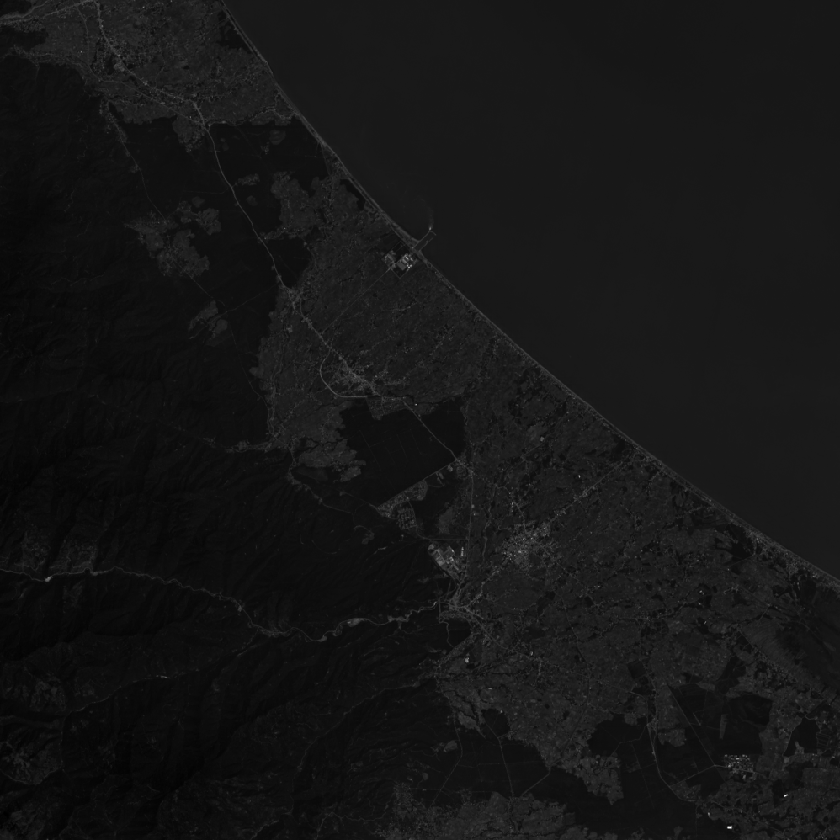
#> input picture Blue.tif, 840 x 840 px, shrunk from 998 x 998 before the run; the run also reads 3 pictures not shown here
$ jupyter execute W4.ipynb
#> lines starting #> are read from the running program, lines starting #| are printed output that depends on the picture
# Introduction to Image Processing

## Definition:
Image processing involves manipulating and analyzing digital images using algorithms to improve their quality, extract information, or automate tasks.

## How it Works:
Image processing algorithms can perform a variety of tasks such as enhancing contrast, correcting distortions, and identifying patterns within the image data.

## Types of Image Processing:
* ### Digital Image Enhancement:
  Enhancing the visual aspects of an image to make it more pleasing or easier to interpret.
* ### Image Restoration:
  Restoring the original appearance of an image that has been degraded by noise, blur, or other factors.
* ### Image Segmentation:
  Dividing an image into multiple segments to simplify its representation and facilitate analysis.

## Applications:
Image processing is used in various fields, including medical imaging, remote sensing, computer vision, and photography. It helps in improving image quality, diagnosing diseases, and enhancing user experiences with visual content.

Image processing continues to be an integral part of modern technology, with advancements leading to more sophisticated and automated methods for handling visual data.

# Popular Python Libraries for Image Processing

**OpenCV:**
An open-source library developed by Intel, OpenCV is widely used for computer vision tasks such as face detection, object detection, and image segmentation. It's known for its efficiency and vast access to algorithms.

**Scikit-Image:**
Part of the Scikit-learn family, Scikit-Image is used for various computer vision tasks. It's open-source, easy to use, and offers algorithms for segmentation, color space manipulation, and feature detection.

**SciPy:**
A Python package that is useful for a variety of mathematical problems and procedures, including multidimensional image processing.

**Pillow/PIL:**
Pillow is the friendly PIL fork by Alex Clark and Contributors. PIL (Python Imaging Library) adds image processing capabilities to your Python interpreter.

**Mahotas:**
A library for image processing and computer vision in Python. It contains traditional image processing functionality such as filtering and morphological operations.

**Matplotlib:**
Though primarily a plotting library, Matplotlib can also be used for basic image processing tasks, such as displaying images and changing their properties.

**NumPy:**
Essential for image processing, NumPy supports large, multi-dimensional arrays and matrices, which are fundamental for image manipulation.

# Understanding Images in Remote Sensing

## What is an Image?
An image is a two-dimensional function, **F(X, y)** , where **X** and **y** are spatial coordinates. The amplitude of **F** at any pair of coordinates (x, y) is called the intensity or brightness of the image at that point. When these values are finite, we have a digital image composed of pixels.

## Types of Images Used in Remote Sensing:
Remote sensing utilizes various types of images, each serving a specific purpose:

* ### Analog Images:
  Traditional photographs captured using film cameras, often used for aerial photography.

* ### Digital Images:
  Captured through electronic sensors on platforms like satellites, these images are used for a wide range of applications, from environmental monitoring to urban planning.

* ### Panchromatic Images:
  Black and white imagery capturing data in a single band of the electromagnetic spectrum.

* ### Multispectral Images:
  Capture data at several specific wavelengths across the electromagnetic spectrum, including both visible and invisible light.

* ### Hyperspectral Images:
  Similar to multispectral, but with many narrow spectral bands, providing detailed information for each pixel.

* ### Radar Images:
  Utilize synthetic aperture radar (SAR) to capture images that can penetrate clouds and vegetation, useful for day and night imaging.

## Applications of Remote Sensing Images:
These images are pivotal in various sectors, including:

* Environmental Monitoring: Assessing changes like deforestation and climate impact.
* Agriculture: Monitoring crop health and predicting yields.
* Urban Planning: Mapping and analyzing urban growth and infrastructure.
* Disaster Management: Providing critical information during natural disasters.

Remote sensing images are integral to our understanding of the Earth's surface and atmosphere, aiding in decision-making and scientific research.

___

# Example: Landsat 8 Hyperspectral Images

## Import

[cell 1]
import numpy as np
import matplotlib.pyplot as plt
import skimage as skm

## Load the Images

[cell 2]
blue = skm.io.imread("Blue.tif")
#> blue is the input picture: shape (840, 840) int32; min -364, max 5582, mean 159.6
green = skm.io.imread("Green.tif")
red = skm.io.imread("Red.tif")
nir = skm.io.imread("NIR.tif")
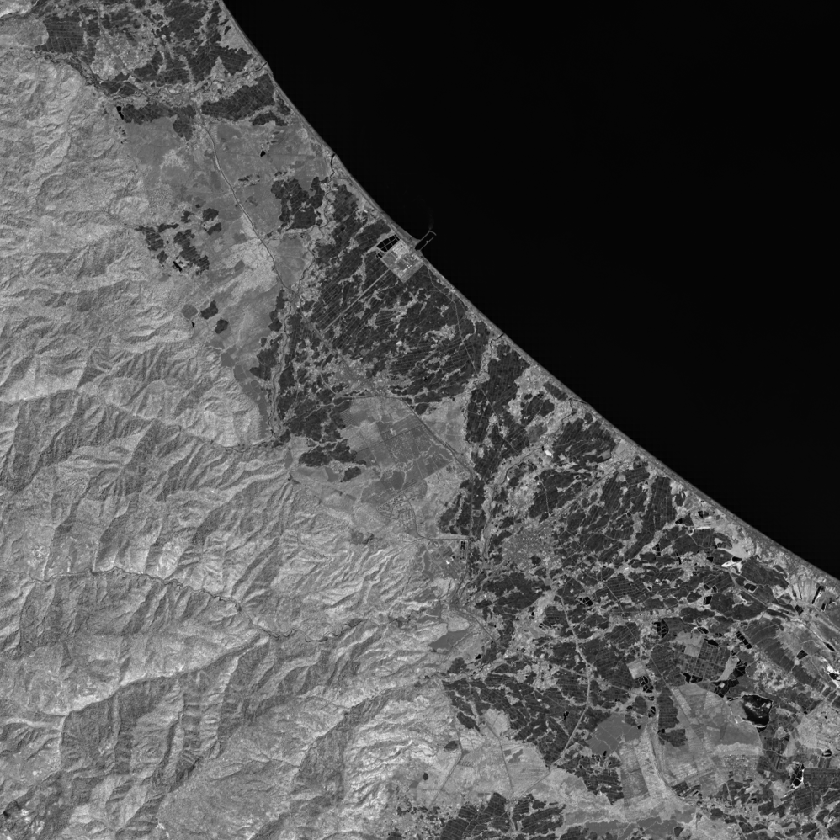
#> input picture NIR.tif, 840 x 840 px, shrunk from 998 x 998 before the run
#> nir is the input picture: shape (840, 840) int32; min 23, max 6200, mean 1998.3
swir1 = skm.io.imread("SWIR1.tif")
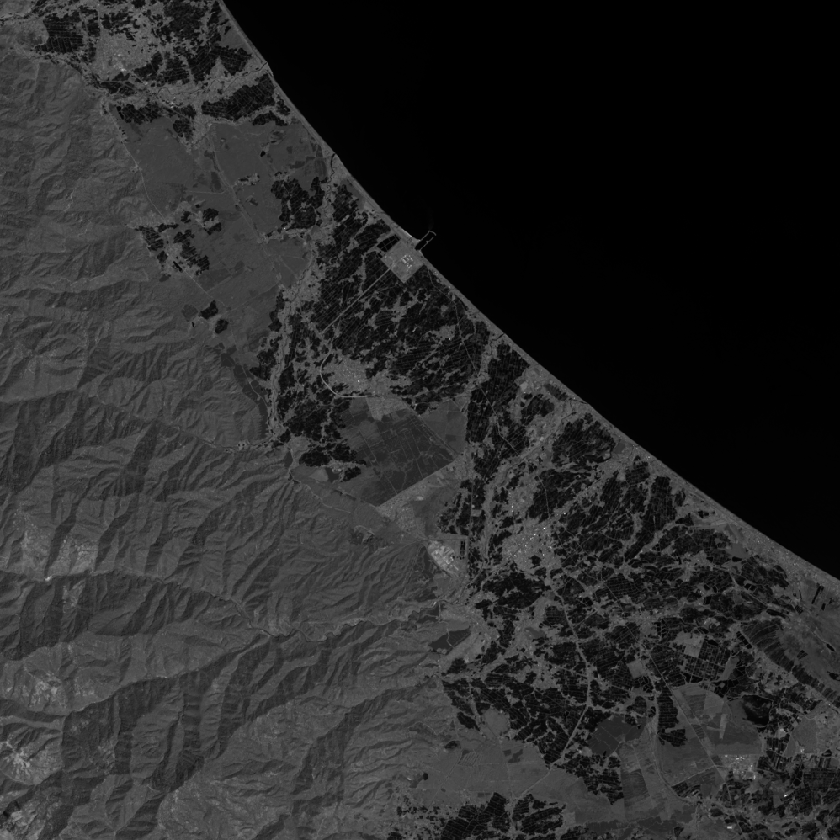
#> input picture SWIR1.tif, 840 x 840 px, shrunk from 998 x 998 before the run
#> swir1 is the input picture: shape (840, 840) int32; min 131, max 6357, mean 1149.6
swir2 = skm.io.imread("SWIR2.tif")

or

[cell 3]
landsat = skm.io.imread("*.tif")

[cell 4]
len(landsat)
#> Out = 6

[cell 5]
blue

or

[cell 6]
landsat[0]

[cell 7]
blue.shape
#> Out = (840, 840)

[cell 8]
B2 = np.array(blue).astype(float)
B3 = np.array(green).astype(float)
B4 = np.array(red).astype(float)
B5 = np.array(nir).astype(float)
B6 = np.array(swir1).astype(float)
B7 = np.array(swir2).astype(float)
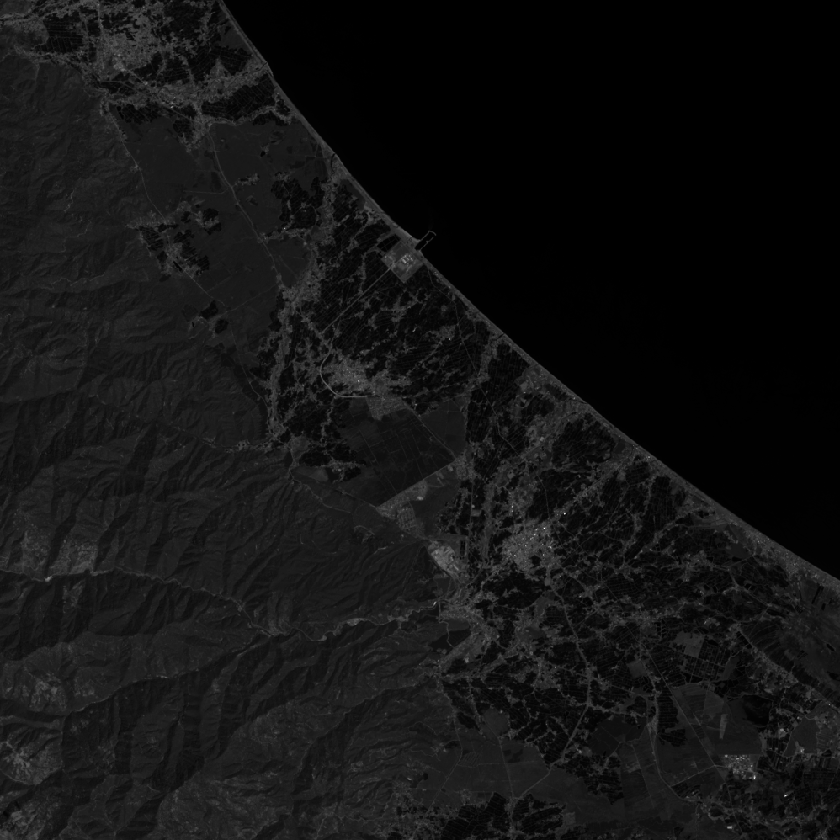
#> B7: shape (840, 840) float64; min 111, max 7032, mean 654.2; drawn with min black and max white

[cell 9]
B2

[cell 10]
B2[0][0]
#> Out = -64

[cell 11]
B2[1][1]
#> Out = -34

## `.ndim`

[cell 12]
B2.ndim
#> Out = 2

## `.size`

[cell 13]
B2.size
#> Out = 705600

## `.dtype`

[cell 14]
B2.dtype

## Layer Stacking

[cell 15]
stack = np.stack([B4,B3,B2], axis=2)

## Display the Image

[cell 16]
plt.imshow(stack)
plt.title('Landsat 8')
plt.axis('off')
plt.show()

**OOPS!**

The message you’re seeing, “Clipping input data to the valid range for imshow with RGB data ([0…1] for floats or [0…255] for integers),” is a warning from the matplotlib library in Python. It typically occurs when you’re trying to display an image using `imshow` and the data type of the image array is not as expected.

Here’s what’s happening:

`imshow` expects the RGB values to be within the range of [0…1] if the data type is floating-point (floats), and [0…255] if the data type is integers.
If your image data has values outside these ranges, `imshow` will automatically clip them to fit within the valid range.
This can happen if the image data is processed or scaled incorrectly, leading to values that are too high or too low.
To fix this, you should ensure that your image data is correctly scaled before displaying it. If you’re working with floating-point data, you can normalize your image array by dividing by the maximum value (usually 255):

## Normalize
### Min-Max scaler

The **Min-Max scaler** is a preprocessing technique used to normalize the range of features in your dataset. It scales the data to a default range of 0 to 1 but can be adjusted to any specific range you define.

### Equation

The transformation is given by:

$$ X_{\text{std}} = \frac{X - X_{\text{min}}}{X_{\text{max}} - X_{\text{min}}} $$

$$ X_{\text{scaled}} = X_{\text{std}} \times (\text{max} - \text{min}) + \text{min} $$

[cell 17]
NB7 = (B7-np.min(B7))/(np.max(B7)-np.min(B7))
NB6 = (B6-np.min(B6))/(np.max(B6)-np.min(B6))
NB5 = (B5-np.min(B5))/(np.max(B5)-np.min(B5))
NB4 = (B4-np.min(B4))/(np.max(B4)-np.min(B4))
NB3 = (B3-np.min(B3))/(np.max(B3)-np.min(B3))
NB2 = (B2-np.min(B2))/(np.max(B2)-np.min(B2))

[cell 18]
Nstack = np.stack([NB4,NB3,NB2], axis=2)

[cell 19]
plt.imshow(Nstack)
plt.title('Landsat 8(RGB)')
plt.axis('off')
plt.show()

___

## Image Enhancement

Image enhancement is a process in digital image processing aimed at improving the visual appearance of an image or to convert the image to a form better suited for analysis by humans or machines. This involves amplifying certain features of an image to make it more appealing or easier to interpret.

[cell 20]
from skimage import exposure, img_as_float

### Histogram Equalization
It spreads out the most frequent intensity values in an image, effectively “stretching” the histogram of pixel values. This often results in an image with enhanced contrast and can be particularly useful for images with backgrounds and foregrounds that are both bright or both dark.

[cell 21]
equalizeEnNB2 = exposure.equalize_hist(NB2, nbins=256, mask=None)
equalizeEnNB3 = exposure.equalize_hist(NB3, nbins=256, mask=None)
equalizeEnNB4 = exposure.equalize_hist(NB4, nbins=256, mask=None)
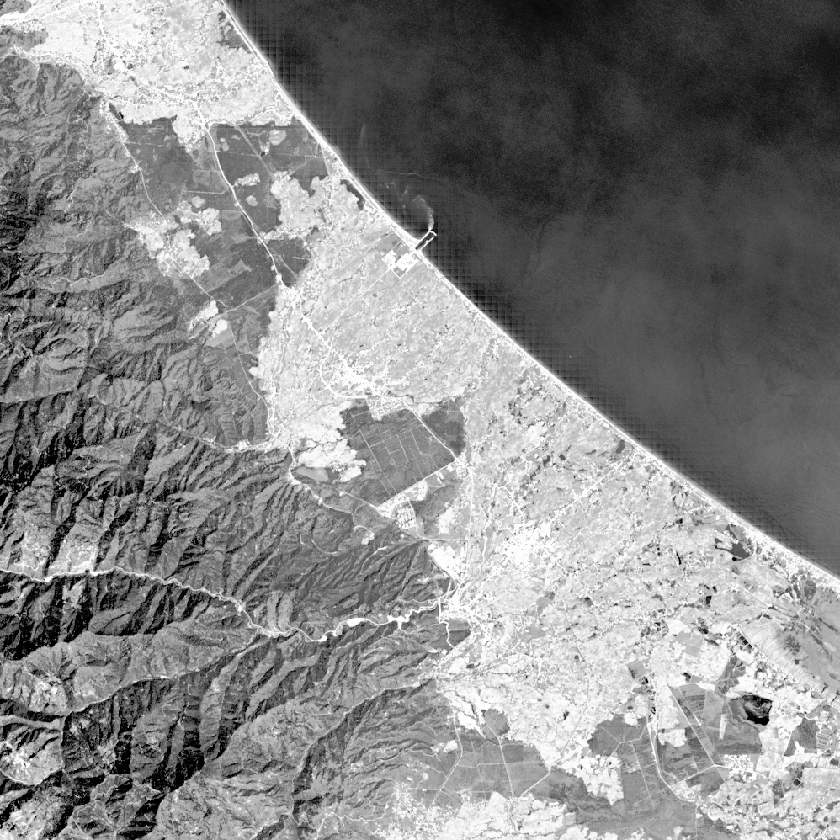
#> equalizeEnNB4: shape (840, 840) float64; min 8.5e-06, max 1, mean 0.527
equalizeNstack = np.stack([equalizeEnNB4,equalizeEnNB3,equalizeEnNB2], axis=2)
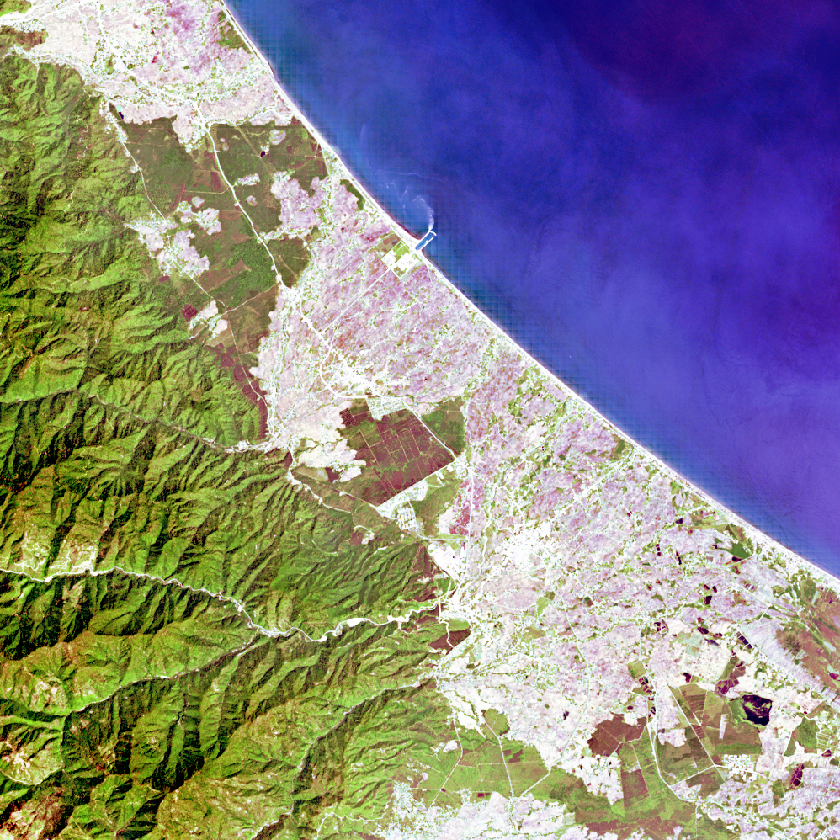
#> equalizeNstack: shape (840, 840, 3) float64; mean of channels 0, 1, 2 0.527, 0.518, 0.526; drawn as R, G, B

[cell 22]
fig , ax = plt.subplots(nrows=2, ncols=2, figsize=(20,15))
ax[0,0].imshow(Nstack)
ax[0,0].set_title('RGB Image')
ax[0,0].axis('off')
ax[0,1].hist(Nstack.ravel(), bins=256, density=True, histtype='bar', color='black')
ax[0,1].ticklabel_format(style='plain')
ax[0,1].set_title('Histogram of RGB Image')
######################################################
ax[1,0].imshow(equalizeNstack, cmap='gray')
ax[1,0].set_title('Equalize RGB Image')
ax[1,0].axis('off')
ax[1,1].hist(equalizeNstack.ravel(), bins=256, density=True, histtype='bar', color='black')
ax[1,1].ticklabel_format(style='plain')
ax[1,1].set_title('Histogram of equalize RGB Image')
plt.show()
#> figure, not shown here; panel 2: tallest bar 15.14 high, from x = 0.0391 to 0.043; panel 4: tallest bar 1.71 high, from x = 0.305 to 0.309

### Gamma Correction
Gamma Correction in image processing, which is a nonlinear operation that can be used to encode and decode luminance or tristimulus values in images

[cell 23]
GEnNB2 = exposure.adjust_gamma(NB2 , gamma=0.5, gain=1)
GEnNB3 = exposure.adjust_gamma(NB3 , gamma=0.5, gain=1)
GEnNB4 = exposure.adjust_gamma(NB4 , gamma=0.5, gain=1)
GNstack = np.stack([GEnNB4,GEnNB3,GEnNB2], axis=2)
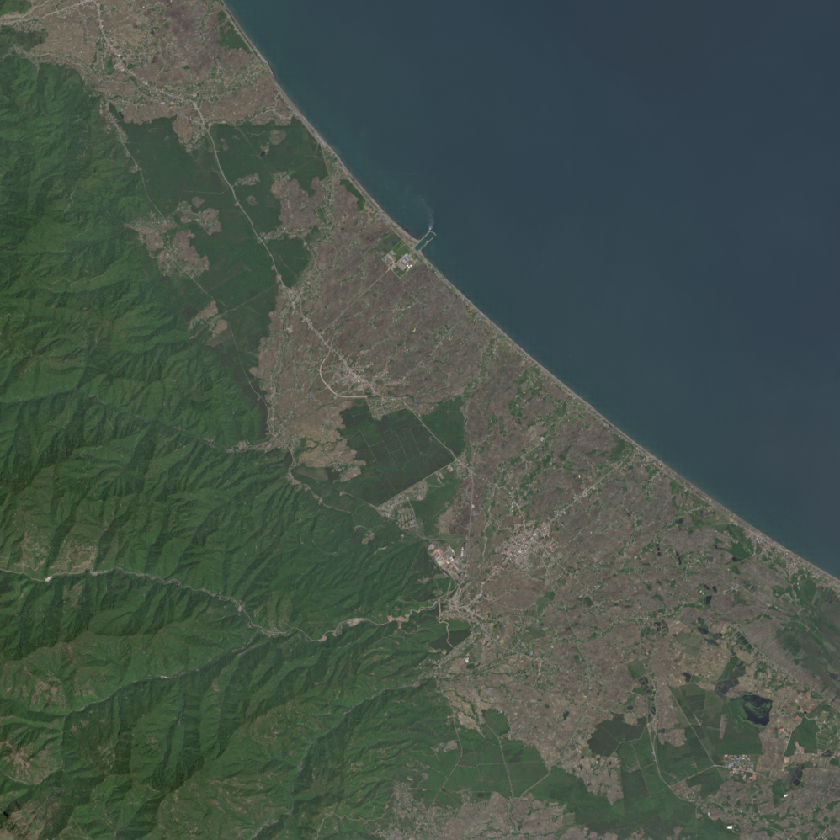
#> GNstack: shape (840, 840, 3) float64; mean of channels 0, 1, 2 0.277, 0.328, 0.292; drawn as R, G, B

[cell 24]
fig , ax = plt.subplots(nrows=2, ncols=2, figsize=(20,15))
ax[0,0].imshow(Nstack)
ax[0,0].set_title('RGB Image')
ax[0,0].axis('off')
ax[0,1].hist(Nstack.ravel(), bins=256, density=True, histtype='bar', color='black')
ax[0,1].ticklabel_format(style='plain')
ax[0,1].set_title('Histogram of RGB Image')
######################################################
ax[1,0].imshow(GNstack, cmap='gray')
ax[1,0].set_title('Gamma RGB Image')
ax[1,0].axis('off')
ax[1,1].hist(GNstack.ravel(), bins=256, density=True, histtype='bar', color='black')
ax[1,1].ticklabel_format(style='plain')
ax[1,1].set_title('Histogram of Gamma RGB Image')
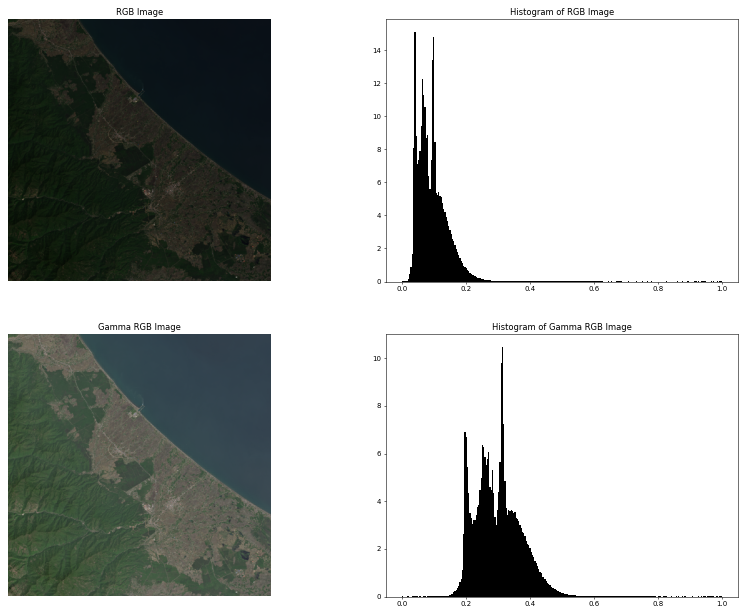
#> figure drawn by matplotlib, 4 panels; panel 2: tallest bar 15.14 high, from x = 0.0391 to 0.043; panel 4: tallest bar 10.49 high, from x = 0.312 to 0.316
